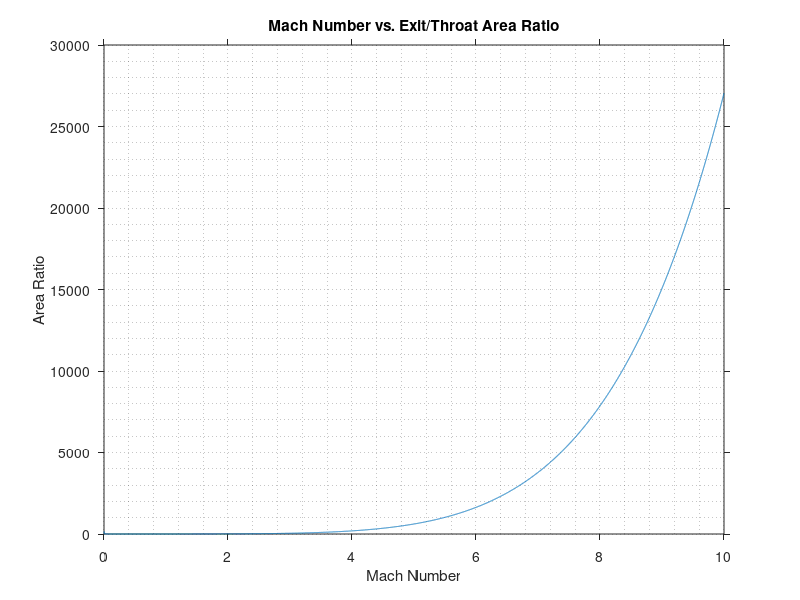
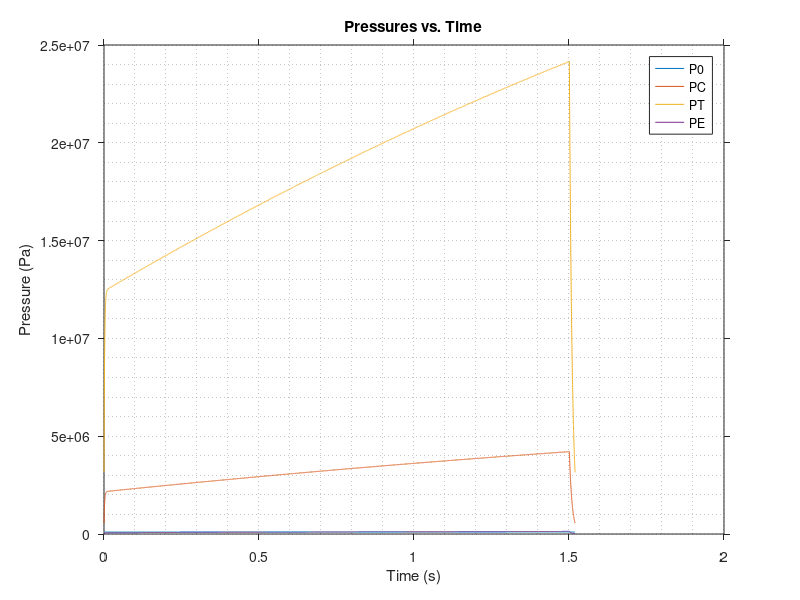
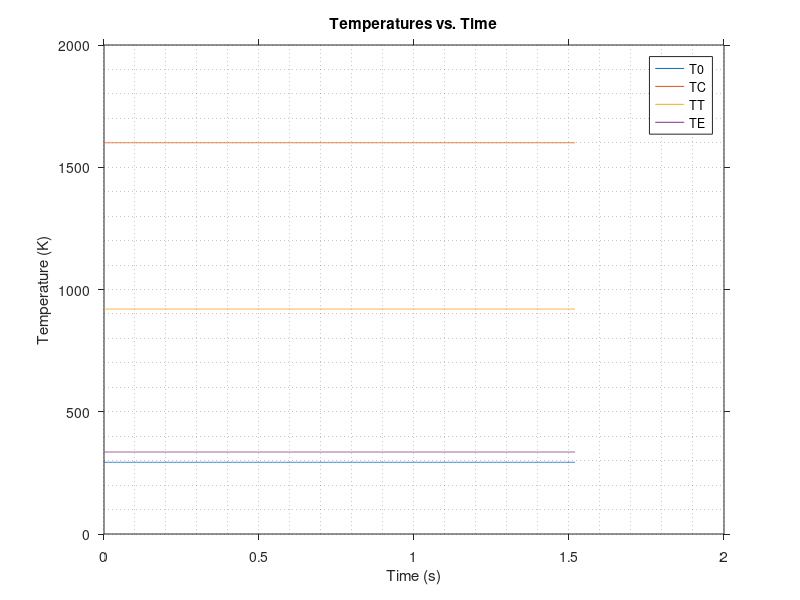
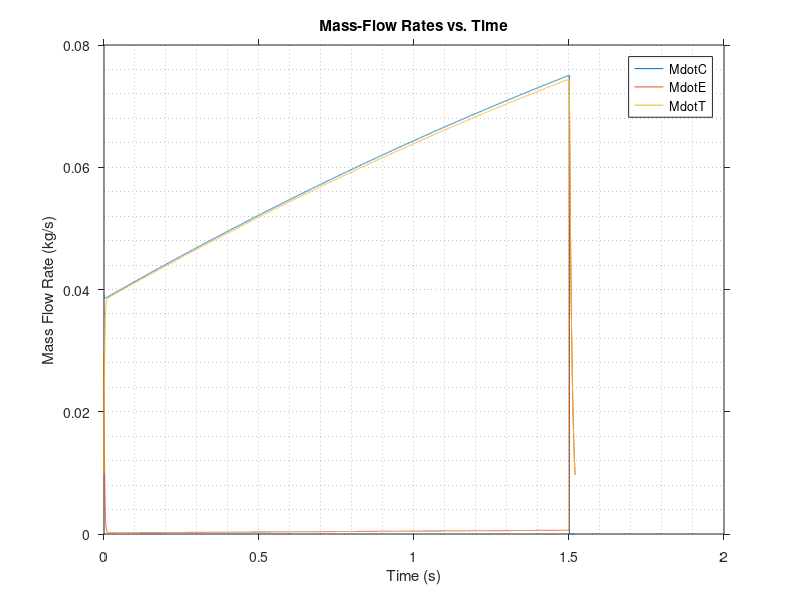

These charts were generated, in order, by the following MATLAB code:

%Written by Nadeem Gabbani - 24/06/2017

clear all; close all; clc;

%Set constants and conditions.
G0 = 9.807; %Gravitation acceleration MSL, (m/s^2).
T0 = 293; %Initial Temperature, (K).
P0 = 101325;% Initial Pressure, (Pa).

%Set fuel properties
G_F = 1.24; %Fuel specific heat ratio (https://www.nakka-rocketry.net/techs2.html).
M_N = 0.0382; %Fuel molecular weight, (kg/mol).
T_F = 1600; %Fuel steady-state combustion temperature, (K).
R_U = 8.315; %Universal gas constant, (J/mol.K).
R_F = R_U/M_N; %Fuel gas constant, (J/kg.K).
Rho_F = 1800; %Fuel density, (kg/m^3).
a = 7.77; %Fuel burn rate coefficient.
n = -0.013; %Fuel pressure exponent.

%Set motor properties.
Ro = 0.0342/2; %Fuel core outer radius, (m).
Ri = 0.015/2; %Fuel core inner radius, (m).
L = 0.0705; %Fuel core length, (m).
A = 2*pi*Ri*L; %Fuel burn area, (m^2).
V = (pi*(Ro^2)*L)-(pi*(Ri^2)*L); %Fuel core volume
M_F = Rho_F*V; %Fuel mass, (kg).
Rt = 0.0045/2; %Throat radius, (m).
At = pi*(Rt^2); %Throat area, (m^2).
Re = 0.00497/2; %Exit radius, (m).
Ae = pi*(Re^2); %Exit area, (m^2).
ARact = Ae/At; %Exit area to throat area ratio.

%Set initial conditions.
P(1) = P0; %Chamber pressure to atmospheric, (Pa).
Pt(1) = P0; %Exit pressure to atmospheric, (Pa).
Pe(1) = P0; %Exit pressure to atmospheric, (Pa).
T(1) = T0; %Chamber temperature to atmospheric, (K).
Tt(1) = T0; %Chamber temperature to atmospheric, (K).
Te(1) = T0; %Chamber temperature to atmospheric, (K).
L(1) = L; %Initial length of fuel cure, (m).
Ri(1) = Ri; %Initial burn radius, (m).
V(1) = pi*(Ri(1)^2)*L(1); %Initial burn volume, (m^3).

N(1) = (P(1)*V(1))/(R_F*T(1)); %Initial number of moles.
Ve(1) = 0; %Initial exhaust velocity, (m/s^2).
Rho_G(1) = N(1)/V(1); %Initial gas density, (kg/m^3).

%Set time and loop counter.
t(1) = 0; %Time starts at zero, (s).
dt = 1E-4; %Time steps, (s).
i = 0; %Start at step zero.

%Identify nozzle behaviour.
if Ae==At
 Me = 1; %Choked flow conditions at the nozzle best describes this situation.
    else
     fMe = 0.001:0.001:10; 
     ARopt = (1./fMe).*(((1+(G_F-1./2).*fMe.^2)./(1+(G_F-1/2))).^((G_F+1/(2.*(G_F-1))))); %Find the relationship between Mach number and area ratio.
     AM = vertcat(fMe, ARopt);      
     Me = interp1(fMe, ARopt, ARact); %Find the Mach number the selected area ratio satisfies. Remember that Pe needs to match P0 for optimum performance, use Pratio to help.
end
      
while Ri(i+1) <= Ro; %Combustion can occur if fuel is remaining.      
 i = i+1;
     
     V(i) = pi*(Ri(i)^2)*L(i); %Dynamic chamber volume.
     P(i) = (N(i)*R_F*T_F)/V(i); %Dynamic chamber pressure.
     Pt(i) = P(i)*(1+(G_F-1/2)^(-G_F/(G_F-1))); %Dynamic throat pressure.
     Pe(i) = Pt(i)*((1+(G_F-1/2)*Me^2).^(-G_F/(G_F-1))); %Dynamic exit pressure.
     
     Rb(i) = (a/1000)*(P(i))^n; %Dynamic burn rate.
     Ab(i) = 2*pi*Ri(i)*L(i); %Dynamic burn area.
     
     mdot1(i) = Ab(i)*Rho_F*Rb(i); %Mass flow rate through chamber.
     mdot3(i) = ((At*P(i))/(sqrt(T_F)))*sqrt(G_F/R_F)*((G_F+1)/2)^(-(G_F+1)/(2*(G_F-1))); %Mass flow rate through nozzle.
     mdot2(i) = mdot1(i) - mdot3(i); %Mass flow rate causing back pressure.
    
     T(i) = (P(i)*V(i))/(N(i)*R_F); %Combustion temperature.
     Tt(i) = T(i)/(1+(G_F-1/2)); %Throat temperature.
     Te(i) = Tt(i)*((1+(G_F-1/2)*Me^2)^-1); %Exit temperature.
     
     Rho_G(i) = mdot1(i)/V(i); %Density of gas during combustion, (kg/m^3).          
   
     Ve(i) = sqrt(((2*G_F)/(G_F-1))*R_F*T(i)*((1-((Pe(i)/P(i))^(G_F-1/G_F))))); %Exhaust velocity.
     F(i) = (mdot3(i)*Ve(i))+((Pe(i)-P0)*Ae); %Dynamic thrust produced.
     ISP(i) = F(i)/(mdot3(i)*G0); %Dynamic specific impulse,.
     Cs (i) = (At*P(i))/mdot3(i); %Characteristic exhaust velocity.
 
 if i >= 2
    dP(i)=(P(i)-P(i-1))/dt; %Pressure change.
 else
 end
 
 N(i+1) = N(i)+(mdot2(i)*dt);
 Ri(i+1) = Ri(i)+(Rb(i)*dt);
 L(i+1) = L(i)-(Rb(i)*dt);
 t(i+1) = t(i)+dt;
 
end


while P(i) >= P(1) %Tail down occurs when fuel runs out.
 i = i+1;
     
     Ab(i) = 0;
     Rb(i) = 0;
     V(i) = V(i-1);
     P(i) = (N(i)*R_F*T_F)/V(i); %Chamber Pressure, (Pa).
     Pt(i) = P(i)*(1+(G_F-1/2)^(-G_F/(G_F-1)));
     Pe(i) = Pt(i)*((1+(G_F-1/2)*Me^2)^(-G_F/(G_F-1))); %Exit pressure, (Pa).
     
     mdot1(i) = 0; %Mass flow rate of fuel, (kg/s).
     mdot3(i) = ((At*P(i))/(sqrt(T_F)))*sqrt(G_F/R_F)*((G_F+1)/2)^(-(G_F+1)/(2*(G_F-1))); %Mass flow rate through nozzle, (kg/s).
     mdot2(i) = mdot1(i) - mdot3(i); %Mass flow rate through chamber, (kg/s).
    
     T(i) = (P(i)*V(i))/(N(i)*R_F);
     Tt(i) = T(i)/(1+(G_F-1/2));
     Te(i) = Tt(i)*((1+(G_F-1/2)*Me^2)^-1);
     
     Rho_G(i) = mdot1(i)/V(i); %Density of gas during combustion, (kg/m^3).          
   
     Ve(i) = sqrt(((2*G_F)/(G_F-1))*R_F*T(i)*((1-((Pe(i)/P(i))^(G_F-1/G_F)))));
     F(i) = (mdot3(i)*Ve(i))+((Pe(i)-P0)*Ae); %Thrust produced, (N).
     ISP(i) = F(i)/(mdot3(i)*G0); %Resulant specific impulse, (s).
     Cs (i) = (At*P(i))/mdot3(i);

    N(i+1) = N(i)+(mdot2(i)*dt);
    t(i+1) = t(i)+dt;
  
end

if Me ~= 1
    plot(fMe, ARopt);
    title('Mach Number vs. Exit/Throat Area Ratio'); xlabel('Mach Number'); ylabel('Area Ratio'); set(gca,'TickDir','out'); grid minor;
end
    
figure; plot(t(1:end-1), repelem(P0, length(t(1:end-1))), t(1:end-1), P, t(1:end-1), Pt, t(1:end-1), Pe);
title('Pressures vs. Time'); xlabel('Time (s)'); ylabel('Pressure (Pa)'); set(gca,'TickDir','out'); grid minor; legend('P0','PC', 'PT', 'PE');

figure; plot(t(1:end-1), repelem(T0, length(t(1:end-1))), t(1:end-1), T, t(1:end-1), Tt, t(1:end-1), Te); 
title('Temperatures vs. Time'); xlabel('Time (s)'); ylabel('Temperature (K)'); set(gca,'TickDir','out'); grid minor; legend('T0','TC', 'TT', 'TE');

figure; plot(t(1:end-1), mdot1, t(1:end-1), abs(mdot2), t(1:end-1), mdot3);
title('Mass-Flow Rates vs. Time'); xlabel('Time (s)'); ylabel('Mass Flow Rate (kg/s)'); set(gca,'TickDir','out'); grid minor; legend('MdotC','MdotE', 'MdotT');

figure; plot(t(1:end-1), Rho_G);
title('Gas Density vs. Time'); xlabel('Time (s)'); ylabel('Gas Density (kg/m^3)'); set(gca,'TickDir','out'); grid minor;

figure; plot(t(1:end-1), Rb);
title('Burn Rate vs. Time'); xlabel('Time (s)'); ylabel('Burn Rate (m/s)'); set(gca,'TickDir','out'); grid minor;

figure; plot(t(1:end-1), V);
title('Chamber Volume vs. Time'); xlabel('Time (s)'); ylabel('Volume (m^3)'); set(gca,'TickDir','out'); grid minor;

figure; plot(t(1:end-(length(t(1:end))-length(Ri))), Ri);
title('Chamber Radius vs. Time'); xlabel('Time (s)'); ylabel('Radius (m)'); set(gca,'TickDir','out'); grid minor;

figure; plot(t(1:end-1), F);
title('Thrust vs. Time'); xlabel('Time (s)'); ylabel('Thrust (N)'); set(gca,'TickDir','out'); grid minor;

figure; plot(t(1:end-1), ISP);
title('Specific Impukse vs. Time'); xlabel('Time (s)'); ylabel('Specific Impulse (s)'); set(gca,'TickDir','out'); grid minor;

figure; plot(t(1:end-1), Ve, t(1:end-1), Cs);
title('Velocities vs. Time'); xlabel('Time (s)'); ylabel('Velocity (m/s)'); set(gca,'TickDir','out'); grid minor; legend('Ve','C*');

PR = mean(P0./Pe); fprintf('Pratio = %f', PR); fprintf('\n');






